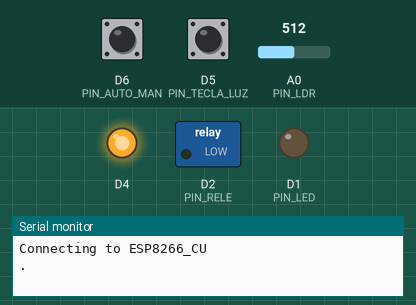
Recording of a sketch running on a simulated ESP8266 (NodeMCU). Shown: switched loads named in the sketch (green lamp = pin HIGH), output pins drawn as LEDs (lit = HIGH, except the on-board LED, lit = LOW), the last lines printed to the serial monitor. Inputs (shaded band) come from the test bench; at power-on: D5 (PIN_TECLA_LUZ) HIGH, D6 (PIN_AUTO_MAN) HIGH, A0 (PIN_LDR) = 512. WiFi joins after 1.5 s; servers stay silent unless stated; random numbers use the default seed unless the sketch sets one; no MQTT or app messages arrive unless stated.

Above: at 1.2 s.
1.3 s: D5 (PIN_TECLA_LUZ) pulled LOW for 0.15 s
At 1.37 s:
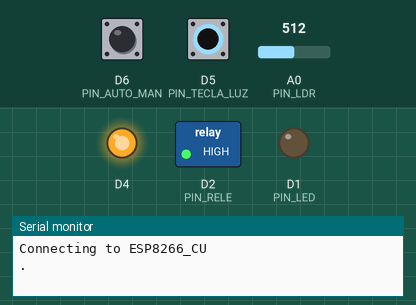
5.9 s: D5 (PIN_TECLA_LUZ) pulled LOW for 3.2 s
At 10.0 s:
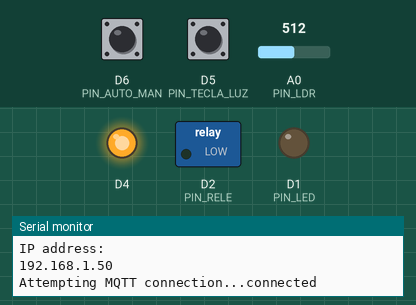
Timing chart, 0 to 11.5 s (numbered marks = the images above; inputs shaded):
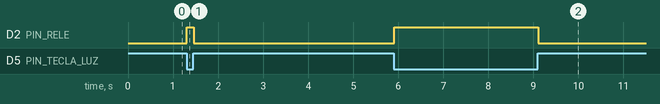

The sketch:

prueba_releWifi_ESP8266.ino
```cpp
#include <ESP8266WiFi.h>
#include <PubSubClient.h>

#define MSG_BUFFER_SIZE 50

#define TICK_PERIOD     10 //en ms.

#define PIN_LED     D1
#define PIN_TECLA_LUZ   D5
#define PIN_AUTO_MAN    D6
#define PIN_RELE    D2
#define PIN_LDR     A0


typedef enum{
    TRYING_WIFI,
    WIFI_TIMING_OUT,
    TRYING_MQTT,
    MQTT_TIMING_OUT,
    ALL_CONNECTED,
}T_CONN;

typedef enum{
    AUTO,
    MANUAL,
}T_MODE;

typedef enum{
    LOW_L,
    HIGH_L,
    FALL,
    RISE,
}T_INPUT;


//variables red
/*
const char* ssid = "Arias2547";
const char* password = "1142416109";
const char* mqtt_server = "192.168.100.24";
*/
const char* ssid = "ESP8266_CU";
const char* password = "RJQ-729!!";
const char* mqtt_server = "192.168.4.1";

WiFiClient espClient;
PubSubClient client(espClient);
unsigned long lastMsg = 0;

String clientId;
char msg[MSG_BUFFER_SIZE];
int value = 0;


//variables timer
uint8_t flag_tick = 0;
unsigned long last_tick = 0;

//variables conexion
T_CONN conn_status = TRYING_WIFI;
uint16_t reconnect_time = 0; // 1 * 10ms


//variables LDR
const long LDRmax = 1000;     //Resistencia en oscuridad en KΩ
const int LDRmin = 15;        //Resistencia a la luz (10 Lux) en KΩ
const int Rc = 10;       //Resistencia calibracion en KΩ

int LDR_val; //valor de lectura del LDR
int ilum; //iluminacion sensada


//variables de funcionamiento
T_MODE op_mode = MANUAL;
uint8_t luz_auto_on = 0;


//variables de entradas
uint8_t flag_lecturas = 0;
uint8_t read_teclaLuz = 0;
uint8_t read_boton_manAuto = 0;
uint8_t last_teclaLuz = 0;
uint8_t last_boton_manAuto = 0;
T_INPUT teclaLuz;
T_INPUT boton_manAuto;


void LDR_read (void){
    LDR_val = analogRead(PIN_LDR);

    //ilum = ((long)(1024-V)*LDRmax*10)/((long)LDRmin*Rc*LDR_val);  //usar si LDR entre GND y A0
    ilum = ((long)LDR_val*LDRmax*10)/((long)LDRmin*Rc*(1024-LDR_val));    //usar si LDR entre A0 y Vcc (como en el esquema anterior)
}


void timer_update(void){

    unsigned long now = millis();

    if(now > last_tick + TICK_PERIOD){
        flag_tick = 1;
        last_tick = now;
    }
}


void callback(char* topic, byte* payload, unsigned int length) {
  Serial.print("Message arrived [");
  Serial.print(topic);
  Serial.print("] ");
  for (int i = 0; i < length; i++) {
    Serial.print((char)payload[i]);
  }
  Serial.println();

  // Switch on the LED if an 1 was received as first character
  /*if ((char)payload[0] == '1') {
    digitalWrite(BUILTIN_LED, LOW_L);   // Turn the LED on (Note that LOW_L is the voltage level
    // but actually the LED is on; this is because
    // it is active low on the ESP-01)
  } else {
    digitalWrite(BUILTIN_LED, HIGH_L);  // Turn the LED off by making the voltage HIGH_L
  }*/

}


void connections_handler() {

    switch(conn_status){

        case TRYING_WIFI:
            // We start by connecting to a WiFi network
            Serial.println();
            Serial.print("Connecting to ");
            Serial.println(ssid);

            WiFi.mode(WIFI_STA);
            if (WiFi.begin(ssid, password) != WL_CONNECTED){
                Serial.print(".");
                conn_status = WIFI_TIMING_OUT;
                reconnect_time = 500;
            }else{
                Serial.println("");
                Serial.println("WiFi connected");
                Serial.println("IP address: ");
                Serial.println(WiFi.localIP());
                reconnect_time = 0;
                conn_status = TRYING_MQTT;
            }
        break;

        case WIFI_TIMING_OUT:

            if (WiFi.status() != WL_CONNECTED){
                if (!reconnect_time){
                    conn_status = TRYING_WIFI;
                }
            }else{
                Serial.println("");
                Serial.println("WiFi connected");
                Serial.println("IP address: ");
                Serial.println(WiFi.localIP());
                reconnect_time = 0;
                conn_status = TRYING_MQTT;
            }

        break;

        case TRYING_MQTT:

            if (WiFi.status() != WL_CONNECTED){
                Serial.println("Wifi connection lost. restarting...");
                conn_status = TRYING_WIFI;
                break;
            }


            Serial.print("Attempting MQTT connection...");
            // Create a random client ID
            //clientId = "Nodo_luzAfuera";
            clientId += String(random(0xffff), HEX); //must be random because of the uMQTTbroker bug

            // Attempt to connect
            if (client.connect(clientId.c_str())) {
                Serial.println("connected");
                // Once connected, publish an announcement...
                client.publish("Hola", "Nodo_luzAfuera");
                // ... and resubscribe
                client.subscribe("Nodo_luzAfuera/#");

                conn_status = ALL_CONNECTED;

            } else {
                Serial.print("failed, rc=");
                Serial.print(client.state());
                Serial.println(" try again in 5 seconds");
                // Wait 5 seconds before retrying

                conn_status = MQTT_TIMING_OUT;
                reconnect_time = 500;
            }
        break;

        case MQTT_TIMING_OUT:

            if (WiFi.status() != WL_CONNECTED){
                Serial.println("Wifi connection lost. restarting...");
                conn_status = TRYING_WIFI;
                break;
            }

            if (!reconnect_time){
                conn_status =TRYING_MQTT;
            }
        break;

        case ALL_CONNECTED:
            if (WiFi.status() != WL_CONNECTED){
                Serial.println("Wifi connection lost. restarting...");
                conn_status = TRYING_WIFI;
                break;
            }

            if (client.connected()){
                client.loop();
            }else{
                conn_status = TRYING_MQTT;
            }
        break;

    }//end switch
}//end connections_handler


void luz_handler(void){

    switch (op_mode){
        case AUTO:

            if (boton_manAuto == FALL){
                op_mode = MANUAL;
                if (teclaLuz == LOW_L || teclaLuz == FALL){
                    digitalWrite(PIN_RELE, 1);
                    client.publish("Nodo_luzAfuera/Luz","1");
                }else{
                    digitalWrite(PIN_RELE, 0);
                    client.publish("Nodo_luzAfuera/Luz","0");
                }
            }//end if boton_manAuto

            if (luz_auto_on){
                if (LDR_val > 768){
                    digitalWrite(PIN_RELE, 0);
                    client.publish("Nodo_luzAfuera/Luz","0");
                    luz_auto_on = 0;
                }
            }else{
                if (LDR_val < 256){
                    digitalWrite(PIN_RELE, 1);
                    client.publish("Nodo_luzAfuera/Luz","1");
                    luz_auto_on = 1;
                }
            }//end if luz_auto_on


        break;

        case MANUAL:

            if (boton_manAuto == FALL){
                op_mode = AUTO;
                break;
            }

            if(teclaLuz == FALL){
                digitalWrite(PIN_RELE, 1);
                client.publish("Nodo_luzAfuera/Luz","1");
            }else if (teclaLuz == RISE){
                digitalWrite(PIN_RELE, 0);
                client.publish("Nodo_luzAfuera/Luz","0");
            }
        break;

    }//end swith op_mode
}//end luz_handler


void teclas(void){

    if(!read_boton_manAuto){
        if(last_boton_manAuto){
            boton_manAuto = FALL;
        }else{
            boton_manAuto = LOW_L;
        }
    }else{
        if(last_boton_manAuto){
            boton_manAuto = HIGH_L;
        }else{
            boton_manAuto = RISE;
        }
    }

    if(!read_teclaLuz){
        if(last_teclaLuz){
            teclaLuz = FALL;
        }else{
            teclaLuz = LOW_L;
        }
    }else{
        if(last_teclaLuz){
            teclaLuz = HIGH_L;
        }else{
            teclaLuz = RISE;
        }
    }

    last_boton_manAuto = read_boton_manAuto;
    last_teclaLuz = read_teclaLuz;

}//end teclas


void setup() {

    pinMode(BUILTIN_LED, OUTPUT);
    pinMode(PIN_LED, OUTPUT);
    pinMode(PIN_RELE, OUTPUT);

    pinMode(PIN_TECLA_LUZ, INPUT_PULLUP);
    pinMode(PIN_AUTO_MAN, INPUT_PULLUP);

    digitalWrite(PIN_RELE, 0);


    Serial.begin(115200);
    randomSeed(micros());

    client.setServer(mqtt_server, 1883);
    client.setCallback(callback);

    connections_handler();
}

void loop() {

    timer_update();

    if (flag_tick){

        if (reconnect_time) reconnect_time--;


        if (conn_status == ALL_CONNECTED){
            /*
            lastMsg++;
            if (lastMsg>200){
                ++value;
                snprintf (msg, MSG_BUFFER_SIZE, "hello world #%ld", value);
                Serial.print("Publish message: ");
                Serial.println(msg);
                client.publish("Hola", msg);
                lastMsg = 0;
            }*/
        }//end if conn_status

        if (!flag_lecturas){
            read_teclaLuz = digitalRead(PIN_TECLA_LUZ);
            read_boton_manAuto = digitalRead(PIN_AUTO_MAN);
            LDR_read();
            flag_lecturas = 1;
        }else{
            flag_lecturas=0;
        }

        flag_tick = 0;
    }//end if flag_tick

    connections_handler();

    teclas();

    luz_handler();

}//end loop
```

Measured:
- after the input at 1.3 s, D2 (PIN_RELE): LOW → HIGH at once, → LOW 0.16 s later
- after the input at 5.9 s, D2 (PIN_RELE): LOW → HIGH at once, → LOW 3.2 s later
